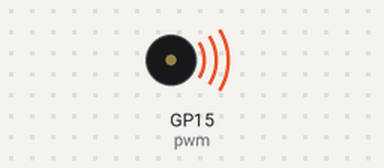
This program was run on a simulated Raspberry Pi Pico running MicroPython. Parts: buzzer (waves = sounding). What the program prints to the serial console is not drawn. At 38.7 s the program stops and its outputs stay as they are.

Above: at 0.1 s.
At 38.7 s:
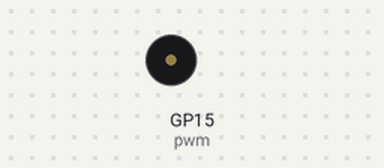
Timing chart, 0 to 40.2 s (numbered marks = the images above):
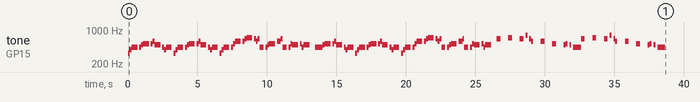

Measured:
- by itself, tone on GP15 (pwm): plays 330 Hz for 0.14 s, 392 Hz for 0.14 s, 440 Hz for 0.41 s, 440 Hz for 0.14 s, 494 Hz for 0.14 s, 523 Hz for 0.41 s … (119 notes in this stretch)

The program:

picoPassiveBuzzer_He_s_a_pirates.py
```python
'''
2023.05.30
writer : minsu bak
mail : m.bak@outlook.kr
'''

import machine
import utime

songspeed = 1.1

NOTE_C4 = 262
NOTE_D4 = 294
NOTE_E4 = 330
NOTE_F4 = 349
NOTE_G4 = 392
NOTE_A4 = 440
NOTE_B4 = 494
NOTE_C5 = 523
NOTE_D5 = 587
NOTE_E5 = 659
NOTE_F5 = 698
NOTE_G5 = 784
NOTE_A5 = 880
NOTE_B5 = 988


notes = [
    NOTE_E4, NOTE_G4, NOTE_A4, NOTE_A4, 8,
    NOTE_A4, NOTE_B4, NOTE_C5, NOTE_C5, 8,
    NOTE_C5, NOTE_D5, NOTE_B4, NOTE_B4, 8,
    NOTE_A4, NOTE_G4, NOTE_A4, 8,

    NOTE_E4, NOTE_G4, NOTE_A4, NOTE_A4, 8,
    NOTE_A4, NOTE_B4, NOTE_C5, NOTE_C5, 8,
    NOTE_C5, NOTE_D5, NOTE_B4, NOTE_B4, 8,
    NOTE_A4, NOTE_G4, NOTE_A4, 8,

    NOTE_E4, NOTE_G4, NOTE_A4, NOTE_A4, 8,
    NOTE_A4, NOTE_C5, NOTE_D5, NOTE_D5, 8,
    NOTE_D5, NOTE_E5, NOTE_F5, NOTE_F5, 8,
    NOTE_E5, NOTE_D5, NOTE_E5, NOTE_A4, 8,

    NOTE_A4, NOTE_B4, NOTE_C5, NOTE_C5, 8,
    NOTE_D5, NOTE_E5, NOTE_A4, 8,
    NOTE_A4, NOTE_C5, NOTE_B4, NOTE_B4, 8,
    NOTE_C5, NOTE_A4, NOTE_B4, 8,

    NOTE_A4, NOTE_A4,
    # Repeat of first part
    NOTE_A4, NOTE_B4, NOTE_C5, NOTE_C5, 8,
    NOTE_C5, NOTE_D5, NOTE_B4, NOTE_B4, 8,
    NOTE_A4, NOTE_G4, NOTE_A4, 8,

    NOTE_E4, NOTE_G4, NOTE_A4, NOTE_A4, 8,
    NOTE_A4, NOTE_B4, NOTE_C5, NOTE_C5, 8,
    NOTE_C5, NOTE_D5, NOTE_B4, NOTE_B4, 8,
    NOTE_A4, NOTE_G4, NOTE_A4, 8,

    NOTE_E4, NOTE_G4, NOTE_A4, NOTE_A4, 8,
    NOTE_A4, NOTE_C5, NOTE_D5, NOTE_D5, 8,
    NOTE_D5, NOTE_E5, NOTE_F5, NOTE_F5, 8,
    NOTE_E5, NOTE_D5, NOTE_E5, NOTE_A4, 8,

    NOTE_A4, NOTE_B4, NOTE_C5, NOTE_C5, 8,
    NOTE_D5, NOTE_E5, NOTE_A4, 8,
    NOTE_A4, NOTE_C5, NOTE_B4, NOTE_B4, 8,
    NOTE_C5, NOTE_A4, NOTE_B4, 8,
    # End of Repeat

    NOTE_E5, 8, 8, NOTE_F5, 8, 8,
    NOTE_E5, NOTE_E5, 8, NOTE_G5, 8, NOTE_E5, NOTE_D5, 8, 8,
    NOTE_D5, 8, 8, NOTE_C5, 8, 8,
    NOTE_B4, NOTE_C5, 8, NOTE_B4, 8, NOTE_A4,

    NOTE_E5, 8, 8, NOTE_F5, 8, 8,
    NOTE_E5, NOTE_E5, 8, NOTE_G5, 8, NOTE_E5, NOTE_D5, 8, 8,
    NOTE_D5, 8, 8, NOTE_C5, 8, 8,
    NOTE_B4, NOTE_C5, 8, NOTE_B4, 8, NOTE_A4
]

duration = [
    125, 125, 250, 125, 125,
    125, 125, 250, 125, 125,
    125, 125, 250, 125, 125,
    125, 125, 375, 125,

    125, 125, 250, 125, 125,
    125, 125, 250, 125, 125,
    125, 125, 250, 125, 125,
    125, 125, 375, 125,

    125, 125, 250, 125, 125,
    125, 125, 250, 125, 125,
    125, 125, 250, 125, 125,
    125, 125, 125, 250, 125,

    125, 125, 250, 125, 125,
    250, 125, 250, 125,
    125, 125, 250, 125, 125,
    125, 125, 375, 375,

    250, 125,
    125, 125, 250, 125, 125,
    125, 125, 250, 125, 125,
    125, 125, 375, 125,

    125, 125, 250, 125, 125,
    125, 125, 250, 125, 125,
    125, 125, 250, 125, 125,
    125, 125, 375, 125,

    125, 125, 250, 125, 125,
    125, 125, 250, 125, 125,
    125, 125, 250, 125, 125,
    125, 125, 125, 250, 125,

    125, 125, 250, 125, 125,
    250, 125, 250, 125,
    125, 125, 250, 125, 125,
    125, 125, 375, 375,

    250, 125, 375, 250, 125, 375,
    125, 125, 125, 125, 125, 125, 125, 125, 375,
    250, 125, 375, 250, 125, 375,
    125, 125, 125, 125, 125, 500,

    250, 125, 375, 250, 125, 375,
    125, 125, 125, 125, 125, 125, 125, 125, 375,
    250, 125, 375, 250, 125, 375,
    125, 125, 125, 125, 125, 500
]

# Set up the Pico
import machine
pwm = machine.PWM(machine.Pin(15))
pwm.freq(440)
pwm.duty_u16(65535//2)

# Play the melody
for i in range(len(notes)):

    wait = int(duration[i] * songspeed) *0.001

    if  notes[i] == 8:
        pwm.duty_u16(0)
    elif notes[i] != 8:
        pwm.duty_u16(65535//4)
    print(f'note 값은 : {notes[i]}')
    pwm.freq(notes[i])

    print(f'wait의 값은 : {wait}')
    utime.sleep(wait)

pwm.freq(440)
pwm.duty_u16(0)
```
